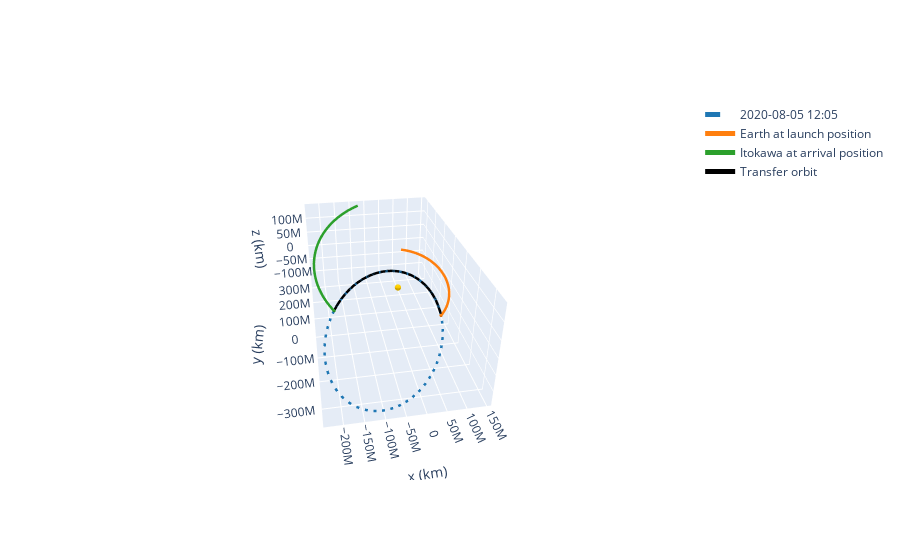

Source (notebook cell):
### Code cell
from poliastro.plotting import OrbitPlotter3D
plotter = OrbitPlotter3D()
#plotter.set_attractor()
plotter.plot(ss_trans)
#plotter.plot(ss_target)

plotter.plot_ephem(earth, date_launch, label="Earth at launch position")
plotter.plot_ephem(itokawa, date_arrival, label="Itokawa at arrival position")
plotter.plot_trajectory(
    ss_trans.sample(max_anomaly=130* u.deg), color="black", label="Transfer orbit"
)
plotter.set_view(30 * u.deg, 260 * u.deg, distance=3 * u.km)
